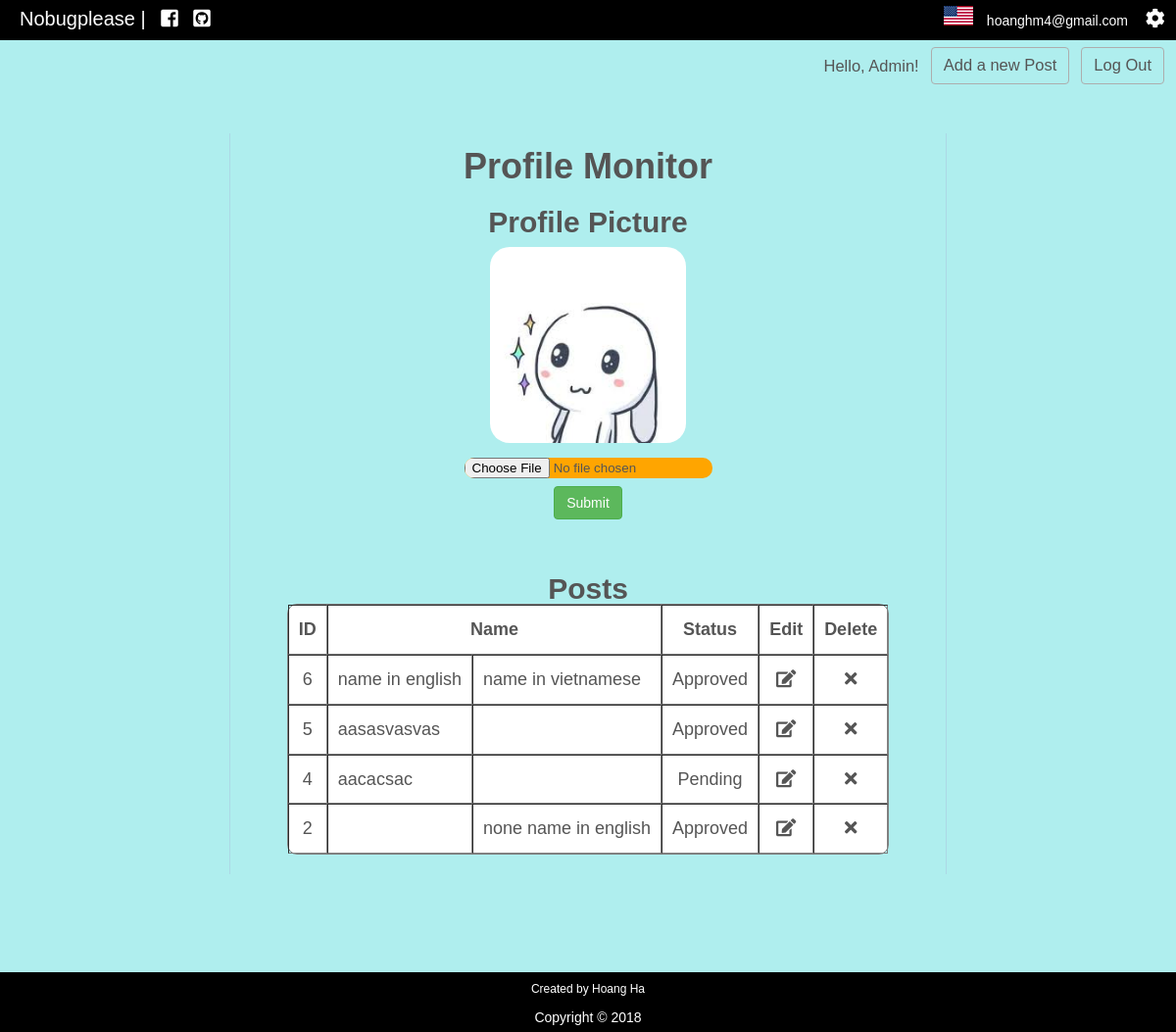
The app's page /profile_monitor (signed in) with its own data.
### app/models.py (models this page shows, shortened)
class User(UserMixin, db.Model):
    __tablename__ = 'users'
    first_name = db.Column(db.String(64))
    last_name = db.Column(db.String(64))
    username = db.Column(db.String(64), unique=True)
    email = db.Column(db.Text)
    id = db.Column(db.Integer, primary_key=True)
    password_hash = db.Column(db.String(64))
    role_id = db.Column(db.Integer, db.ForeignKey('roles.id'))
    posts = db.relationship('Post', backref='uploader', lazy='dynamic')
    comments = db.relationship('Comment', backref='uploader', lazy='dynamic')
    pic = db.Column(db.Text)
    approved = db.Column(db.Boolean, default=False)
    @property
    def password(self):
        raise AttributeError('Password is not a readable attribute.')
    def is_administrator(self):
        return self.role is not None and (self.role.permission > Permissions.full_control)

class Post(db.Model):
    __tablename__ = 'posts'
    name = db.Column(db.String(128))
    vie_name = db.Column(db.String(128))
    category_name = db.Column(db.String(64))
    id = db.Column(db.Integer, primary_key=True)
    uploaded_time = db.Column(db.String(64))
    uploader_id = db.Column(db.Integer, db.ForeignKey('users.id'))
    content = db.Column(db.Text)
    vie_content = db.Column(db.Text)
    category_id = db.Column(db.Integer, db.ForeignKey('categories.id'))
    comments = db.relationship('Comment', backref='post', lazy='dynamic')
    approved = db.Column(db.Boolean, default=False)

### app/main/views.py (the view, shortened to what this page needs)
@page.route('/profile_monitor', methods=['GET', 'POST'])
@login_required
def change_profile_pic():
    ALLOWED_EXTENSIONS = set(['png', 'jpg', 'jpeg'])
    def allowed_file(filename):
        return '.' in filename and \
               filename.rsplit('.', 1)[1].lower() in ALLOWED_EXTENSIONS
    profile_pic = current_user.pic
    posts = current_user.posts.order_by(Post.id.desc()).all()
    return render_template('front_end/change_profile_pic.html', profile_pic=profile_pic, posts=posts)

### app/__init__.py (called while the page is built)
def create_app(config_name):
    app = Flask(__name__)
    app.config.from_object(config[config_name])
    db.init_app(app)
    bootstrap.init_app(app)
    mail.init_app(app)
    from app.main import page as page_blueprint
    app.register_blueprint(page_blueprint)
    def generate_csrf_token():
        if '_csrf_token' not in session:
            random_string = ''
            for i in range(39):
                random_string += str(randint(0,10))
            session['_csrf_token'] = random_string
        return session['_csrf_token']
    app.jinja_env.globals['csrf_token'] = generate_csrf_token
    login_manager.init_app(app)
    @login_manager.user_loader
    def load_user(id):
        return User.query.get(id)
    return app

### app/templates/front_end/change_profile_pic.html (shortened to what this page needs)
{% extends "base.html" %}
{% block body %}
<div class="container" style="margin-top: 50px; margin-bottom: 50px">
    <h1 align="center">
        {% if session.get('language') == 'vie' %}
            <a href="{{request.url}}">Quản lý profile</a>
        {% else %}
             <a href="{{request.url}}">Profile Monitor</a>
        {% endif %}
    </h1>
    <br>
    <h2 align="center">
        {% if session.get('language') == 'vie' %}
            Ảnh đại diện
        {% else %}
            Profile Picture
        {% endif %}
    </h2>
    <div id="profile-picture-frame">
        <img src="{{profile_pic}}" id="profile-picture">
    </div>
    <div class="choose-pic-container">
        <form enctype="multipart/form-data" method="post" id="change-profile-pic-form">
            <input type="file" name="profile_pic" id="choose_pic">
            <input class="btn btn-success" type="submit" value="Submit" id="submit-pic">
        </form>
    </div>
    <br>
    <br>
    <h2 align="center">
        {% if session.get('language') == 'vie' %}
            Bài đăng
        {% else %}
            Posts
        {% endif %}
    </h2>
    <table id="monitor-table" border="1">
            <thead>
                <tr>
                    <th>ID</th>
                    <th colspan="2">Name</th>
                    <th>Status</th>
                    <th>Edit</th>
                    <th>Delete</th>
                </tr>
            </thead>
            <tbody>
                {% for post in posts %}
                <tr>
                    <td>{{post.id}}</td>
                    <td class="username-element">{{post.name}}</td>
                    <td class="username-element">{{post.vie_name}}</td>
                    <td>{% if post.approved == True %} Approved {% else %} Pending {% endif %} </td>
                    <td><a href="{{url_for('page.edit_post', id=post.id)}}"><i class="fas fa-edit"></i></a></td>
                    <td><a data-toggle="modal" data-target="#delete-post-{{post.id}}"><i class="fas fa-times"></i></a></td>
                </tr>
                {% endfor %}
            </tbody>
        </table>
</div>
{% endblock %}

### app/templates/base.html (shortened to what this page needs)
<!DOCTYPE html>
<html lang="en">
<head>
    <link rel="stylesheet" type="text/css" href={{url_for('static', filename='css/bootstrap-utilities.css')}}>
    <link rel="stylesheet" type="text/css" href={{url_for('static', filename='css/bootstrap-btn.css')}}>
    <link rel="stylesheet" type="text/css" href={{url_for('static', filename='css/forms.css')}}>
    <link rel="stylesheet" type="text/css" href={{url_for('static', filename='css/style.css')}}>
    <link rel="stylesheet" href="https://use.fontawesome.com/releases/v5.0.13/css/all.css"
>
</head>
<body>
    <header id="main-header">
        <div id="fb-icon">
            <ul id="top-left-header">
                <li><a href="{{url_for('page.home')}}"> Nobugplease | </a> </li>
                <li><a href="https://www.facebook.com/100002207426125"> <i class="fab fa-facebook-square"></i> </a></li>
                <li><a href="https://github.com/hoanghm"> <i class="fab fa-github-square"></i> </a></li>
                <li><a href="mailto:hoanghm4@gmail.com"> <span id="email-icon"></span></a></li>
            </ul>
        </div>
        <div id="email-section">
            <div class="dropdown">
                {% if session.get('language') == 'vie' %}
                <span class="language-icon"><img class="flag-icon" src="{{url_for('static', filename='images/vn.png')}}"></span>
                <div class="dropdown-language">
                    <a href="{{url_for('page.change_language', lang='eng')}}"><img class="flag-icon" src="{{url_for('static', filename='images/us.png')}}"></a>
                </div>
                {% else %}
                <span class="language-icon"><img class="flag-icon" src="{{url_for('static', filename='images/us.png')}}"></span>
                {% endif %}
            </div>
            <a href="mailto:hoanghm4@gmail.com"> <span id="email-line">hoanghm4@gmail.com</span></a>
            {% if session.get('language') == 'vie' %}
                {% if current_user.is_authenticated %}
                <div class="dropdown">
                    <span id="settings-icon"><i class="fas fa-cog"></i></span>
                    <div class="dropdown-content" id="settings-dropdown">
                        <p style="color: lightblue"> Xin chào, {{current_user.username}}! </p>
                        {% if current_user.is_administrator() %}
                        <p><a href="{{url_for('page.monitor_users')}}"> Quản lý người dùng </a></p>
                        <p><a href="{{url_for('page.posts_monitor')}}"> Quản lý bài đăng </a></p>
                        {% endif %}
                        <p><a href="{{url_for('page.change_profile_pic')}}"> Quản lý Profile </a></p>
                        <p><a href="{{url_for('page.change_password')}}"> Đổi mật khẩu </a></p>
                        <p><a href="{{url_for('page.change_email')}}"> Đổi email khôi phục </a></p>
                    </div>
                </div>
                {% endif %}
            {% else %}
                {% if current_user.is_authenticated %}
                <div class="dropdown">
                    <span id="settings-icon"><i class="fas fa-cog"></i></span>
                </div>
                {% endif %}
            {% endif %}
        </div>
    </header>
        <ul id="login">
            {% if session.get('language') == 'vie' %}
                {% if current_user.is_authenticated %}
                    <li><a href="{{url_for('page.page_logout')}}"> <input class="btn btn-default" style="font-family: Calibri, sans-serif; font-size: 16.5px" type="button" value="Đăng xuất"> </a></li>
                    <li><a href="{{url_for('page.add_post')}}"> <input class="btn btn-default" style="font-family: Calibri, sans-serif; font-size: 16.5px" type="button" value="Thêm bài viết"> </a></li>
                    <li id="greeting-message"> Xin chào, {{current_user.username}}! </li>
                {% else %}
                <li><a href="{{url_for('page.signup')}}"> <input class="btn btn-default" style="font-family: Calibri, sans-serif; font-size: 16.5px" type="button" value="Đăng ký"> </a></li>
                <li id="login-button"><a href="{{url_for('page.page_login')}}"> Đăng nhập </a></li>
                {% endif %}
            {% else %}
                {% if current_user.is_authenticated %}
                    <li><a href="{{url_for('page.page_logout')}}"> <input class="btn btn-default" style="font-family: Calibri, sans-serif; font-size: 16.5px" type="button" value="Log Out"> </a></li>
                    <li><a href="{{url_for('page.add_post')}}"> <input class="btn btn-default" style="font-family: Calibri, sans-serif; font-size: 16.5px" type="button" value="Add a new Post"> </a></li>
                    <li id="greeting-message"> Hello, {{current_user.username}}! </li>
                {% else %}
                <li><a href="{{url_for('page.signup')}}"> <input class="btn btn-default" style="font-family: Calibri, sans-serif; font-size: 16.5px" type="button" value="Sign Up"> </a></li>
                <li id="login-button"><a href="{{url_for('page.page_login')}}"> Log in </a></li>
                {% endif %}
            {% endif %}
        </ul>
{% block body %}
{%- endblock body %}
<footer id="main-footer">
        <p>Created by <a href="https://www.facebook.com/100002207426125">Hoang Ha</a></p>
        <p id="copy-right">Copyright &copy; 2018</p>
</footer>
</body>
</html>

### app/static/css/forms.css (style rules this page uses)
#monitor-table { border-spacing: 0; margin: auto; background-color: white; border-radius: 10px; border: grey 1px solid; }
#monitor-table tbody tr td, #monitor-table thead tr th { padding: 10px; }
#monitor-table th, #monitor-table td, .posts-table td { padding: 5px 5px 0 0; text-align: center; }
#monitor-table .username-element, .posts-table .post-name-element { text-align: left; }
#profile-picture-frame { width: 200px; height: 200px; margin: auto; margin-top: 10px; }
#profile-picture { width: 100%; height: 100%; border-radius: 10%; }
#choose_pic { border-radius: 10px; background-color: orange; }
#submit-pic { display: block; margin: auto; margin-top: 5px; }
.choose-pic-container { margin: auto; margin-top: 10px; text-align: center; }

### app/static/css/style.css (style rules this page uses)
* { margin: 0; padding: 0; }
a { text-decoration: none; font-family: Calibri, Helvetica, sans-serif; color: #555; }
h2 { padding: 0; font-family: Calibri, sans-serif; font-weight: bold; font-size: 30px; }
body { background-color: paleturquoise; color:#555; font-family:Calibri, Helvetica, sans-serif; font-size:18px; line-height:1.6em; margin:0; padding: 0; }
#main-header { position: fixed; top: 0; width: 100%; background-color: black; font-size: 14px; padding: 5px 20px; margin:0; }
#fb-icon { text-align: left; display: inline; }
#fb-icon a { color: white; font-size: 20px; }
#top-left-header { list-style: none; display: inline; padding-left: 0; }
#top-left-header li { list-style: none; display: inline; padding-right: 10px; }
.language-icon { display: inline; margin-top: 20px; margin-right: 10px; }
#email-section { display: inline; float: right; margin-right: 2.6%; }
#email-line { font-family: Arial, sans-serif; }
#account-icon, #settings-icon { color: white; display: none; font-size: 20px; }
#settings-icon { margin-left: 10px; display: inline; }
#email-section a { color: white; }
#main-footer, #main-footer a { background-color: black; text-align: center; color: white; height: auto; padding-top: 3px; margin-top: 100px; margin-bottom: 0; font-size: 12px; font-family: Arial, sans-serif; }
#copy-right { font-size: 14px; }
#login, #comment-toolbar { list-style: none; margin-top: 3%; }
#login li, #comment-toolbar li { display: inline; padding-left: 0; float: right; font-size: 16.5px; margin-right: 12px; }
#greeting-message, #login-button { padding-top: 5px; }
.container, .comment-container { max-width: 690px; margin:auto; border-right: 1px lightblue solid; border-left: 1px lightblue solid; padding: 20px; color: #555; }
.dropdown { position: relative; display: inline-block; }
@media (max-width: 1400px) { #login { margin-top: 4%; } }

### records on screen
User: username "Admin", pic (placeholder picture)
Post: id "6", name "name in english", vie_name "name in vietnamese", approved "Approved"
Post: id "5", name "aasasvasvas", approved "Approved"
Post: id "4", name "aacacsac", approved "Pending"
Post: id "2", vie_name "none name in english", approved "Approved"
